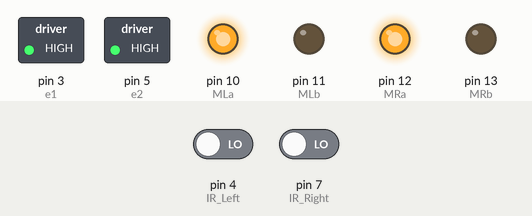
Bench run of a sketch on a simulated Arduino Uno, built with avr-gcc and run on an emulated ATmega328P. Parts: switched loads named in the sketch (green lamp = pin HIGH), output pins drawn as LEDs (lit = HIGH). The test bench sets the inputs (shaded band); at power-on: pin 4 (IR_Left) LOW, pin 7 (IR_Right) LOW.

Above: at 1.2 s.
1.3 s: pin 4 (IR_Left) driven HIGH
At 2.2 s:
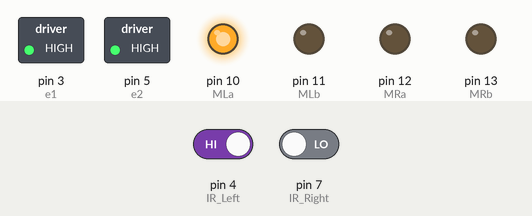
2.8 s: pin 7 (IR_Right) driven HIGH
At 3.3 s:
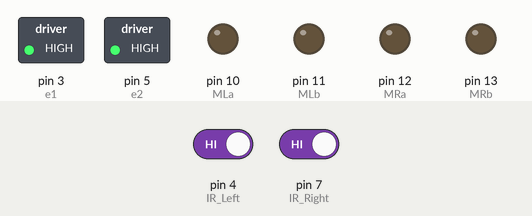
4.3 s: pin 4 (IR_Left) driven LOW
At 5.5 s:
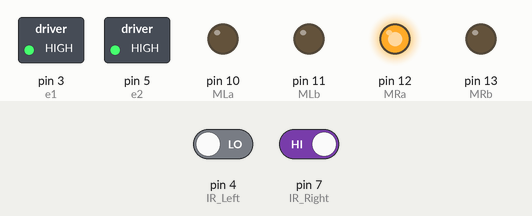
5.8 s: pin 7 (IR_Right) driven LOW
At 6.8 s:
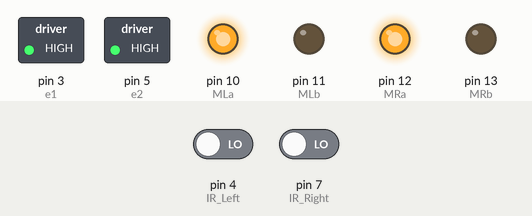
Timing chart, 0 to 8.3 s (numbered marks = the images above; inputs shaded):
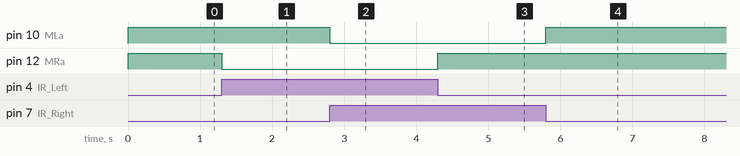

Measured:
- after the input at 1.3 s, pin 12 (MRa): HIGH → LOW at once
- after the input at 2.8 s, pin 10 (MLa): HIGH → LOW at once
- after the input at 4.3 s, pin 12 (MRa): LOW → HIGH at once
- after the input at 5.8 s, pin 10 (MLa): LOW → HIGH at once

The sketch:

HumanFollowingRobot.ino
```cpp
#define MLa 10 // left motor 1st pin
#define MLb 11 // left motor 2nd pin
#define MRa 12 // right motor 1st pin
#define MRb 13 // right motor 2nd pin
#define e1 3   // Right Motor Enable Pin EA
#define e2 5   // Left Motor Enable Pin EB

int IR_Left = 4;
int IR_Right = 7;

void setup() {
  pinMode(IR_Left, INPUT);  // IR1 DO pin
  pinMode(IR_Right, INPUT); // IR2 DO pin
  pinMode(MLa, OUTPUT); // Motors pins
  pinMode(MLb, OUTPUT);
  pinMode(MRa, OUTPUT);
  pinMode(MRb, OUTPUT);

  analogWrite(e1, 255); // Set the motor speed to 0-255
  analogWrite(e2, 255);
}

void loop() {
  if (digitalRead(IR_Left) == HIGH && digitalRead(IR_Right) == HIGH) {
    // Stop
    digitalWrite(MLa, LOW);
    digitalWrite(MLb, LOW);
    digitalWrite(MRa, LOW);
    digitalWrite(MRb, LOW);
  }

  if (digitalRead(IR_Left) == LOW && digitalRead(IR_Right) == HIGH) {
    // Move in the left direction
    digitalWrite(MLa, LOW);
    digitalWrite(MLb, LOW);
    digitalWrite(MRa, HIGH);
    digitalWrite(MRb, LOW);
  }

  if (digitalRead(IR_Left) == HIGH && digitalRead(IR_Right) == LOW) {
    // Move in the right direction
    digitalWrite(MLa, HIGH);
    digitalWrite(MLb, LOW);
    digitalWrite(MRa, LOW);
    digitalWrite(MRb, LOW);
  }

  if (digitalRead(IR_Left) == LOW && digitalRead(IR_Right) == LOW) {
    // Move in the forward direction
    digitalWrite(MLa, HIGH);
    digitalWrite(MLb, LOW);
    digitalWrite(MRa, HIGH);
    digitalWrite(MRb, LOW);
  }
}
```
